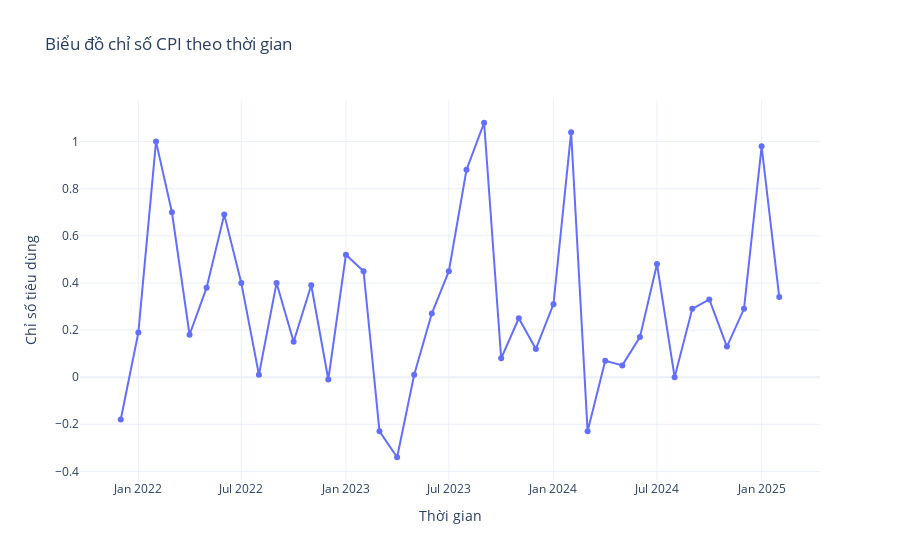

Write notebook code for a chart like this one.
### Code cell
fig = go.Figure()

fig.add_trace(go.Scatter(x=cpi["Time"].values, y=cpi["Value"].values, mode="lines+markers", name="CPI"))

fig.update_layout(
    title="Biểu đồ chỉ số CPI theo thời gian",
    xaxis_title="Thời gian",
    yaxis_title="Chỉ số tiêu dùng",
    plot_bgcolor="rgba(0, 0, 0, 0)",
    template="plotly_white"
)

fig.show()
